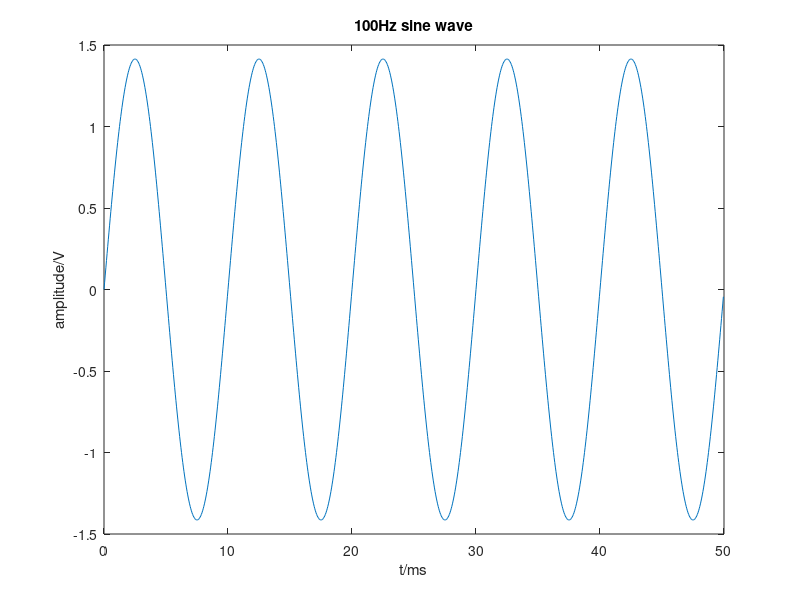

The MATLAB source for this figure: (Note: this script raises an error after producing the figure.)
clear;
clc;

N = 1000;                      % sample points
tscale= 0.05;                  % x axis range 
dt = tscale/N;                 % time slot

A = 20;                         % amplitude
f = 100;                       % frequency
phase = 0;                     % phase
t = 0:dt:(N-1)*dt;             % time range
V_s1 = A*sin(2*pi*f*t+phase);    % define a sine wave

%V_s1 = V_s1./max(abs(V_s1));                     % set amplitude rms to always 1
x1 = max(V_s1)./sqrt(2);
V_s1 = V_s1./x1;

% plot
figure(1);
plot(t.*1000,V_s1); %t times 1000 change unit from s to ms
title('100Hz sine wave');
%axis([-inf,+inf,-1,+1]);          % set x&y axis range
xlabel('t/ms');
ylabel('amplitude/V');


A1 = amplifier;
A1 = amplifier('Gain', 1);

c = circuit([V_s1 A1]);


